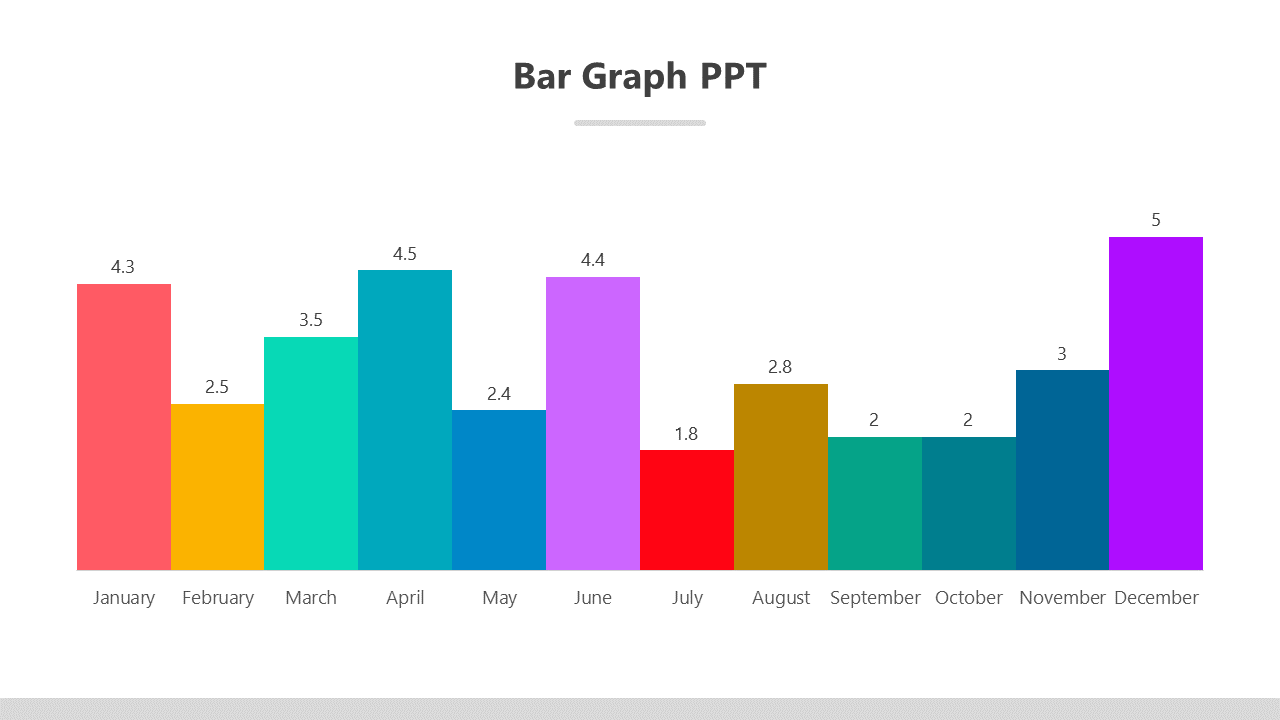
#> input picture solo_projects/Graph2Table_Challenge/Graph2Table_Part_2/Pipelines/dataset_part2/image_1.png, 1280 x 720 px
$ jupyter execute --allow-errors pipeline_image_1.ipynb
#> lines starting #> are read from the running program, lines starting #| are printed output that depends on the picture; after the words box and inside, x2 and y2 are one past the last pixel; in counts of white or black regions, pixels touching at a corner belong together
# The Full Pipeline of Image 1

### At this pipeline we will use the code from both task a and b

[cell 1]
import cv2
import numpy as np
from sklearn.cluster import KMeans
import os
import pytesseract
import csv
import pandas as pd
import easyocr
from nltk.corpus import wordnet as wn
from collections import Counter

pytesseract.pytesseract.tesseract_cmd = r'C:\Program Files\Tesseract-OCR\tesseract.exe'

[cell 2]
# %pip install easyocr
# %pip install pytesseract
# %pip install opencv-python

### Get the Bar data

[cell 3]
image_path = os.path.join('dataset_part2', 'image_1.png')
image = cv2.imread(image_path)
#> image is the input picture: shape (720, 1280, 3); mean B, G, R 226.1, 216.7, 217.1
image_rgb = cv2.cvtColor(image, cv2.COLOR_BGR2RGB)
output_image = image.copy()

# Mask out top 250 and bottom 50 px
height = image_rgb.shape[0]
#> height = 720
roi = image_rgb[200:height-50, :, :]  # Keep only the middle section

# Flatten ROI for clustering
pixel_data = roi.reshape((-1, 3))

# K-means clustering on ROI
num_clusters = 15
kmeans = KMeans(n_clusters=num_clusters, random_state=42)
labels = kmeans.fit_predict(pixel_data)
segmented_roi = kmeans.cluster_centers_.astype("uint8")[labels]
segmented_roi = segmented_roi.reshape(roi.shape)

# Create a blank full-size segmented image
segmented_img = np.zeros_like(image_rgb)
segmented_img[200:height-50] = segmented_roi


# Prepare a blank mask image for each cluster
detected_bars = []

for i in range(num_clusters):
    cluster_mask = (labels == i).reshape(roi.shape[:2]).astype("uint8") * 255
    full_mask = np.zeros(image_rgb.shape[:2], dtype="uint8")
    full_mask[200:height-50] = cluster_mask

    # Optional cleanup
    kernel = cv2.getStructuringElement(cv2.MORPH_RECT, (3, 3))
    full_mask = cv2.morphologyEx(full_mask, cv2.MORPH_CLOSE, kernel)

    # Find and draw contours
    contours, _ = cv2.findContours(full_mask, cv2.RETR_EXTERNAL, cv2.CHAIN_APPROX_SIMPLE)
    for cnt in contours:
        x, y, w, h = cv2.boundingRect(cnt)
        area = cv2.contourArea(cnt)

        if area > 200 and w > 10 and h > 20:
            detected_bars.append((x, y, w, h))
            cv2.rectangle(output_image, (x, y), (x + w, y + h), (0, 255, 0), 2)
#> this loop made 15 passes
#> contours on passes 1, 2, 3, 4, 5, 6, 7, 8, 9, 11, 12, 13: [[[0, 200], [0, 669], [1279, 669], [1279, 200]]], [[[358, 270], [358, 569], [451, 569], [451, 270]]], [[[77, 284], [77, 569], [170, 569], [170, 284]]], [[[1109, 237], [1109, 569], [1202, 569], [1202, 237]]], [[[734, 384], [734, 569], [827, 569], [827, 384]]], [[[546, 277], [546, 569], [639, 569], [639, 277]]], [[[922, 437], [922, 569], [1015, 569], [1015, 437]]], [[[640, 450], [640, 569], [733, 569], [733, 450]]], [[[171, 404], [171, 569], [263, 569], [263, 404]]], [[[264, 337], [264, 569], [357, 569], [357, 337]]], [[[452, 410], [452, 569], [545, 569], [545, 410]]], [[[828, 437], [828, 569], [921, 569], [921, 437]]]
#> pass 1, `cluster_mask = (labels == i).reshape(roi.shape[:2]).astype("uint8") * ..`:
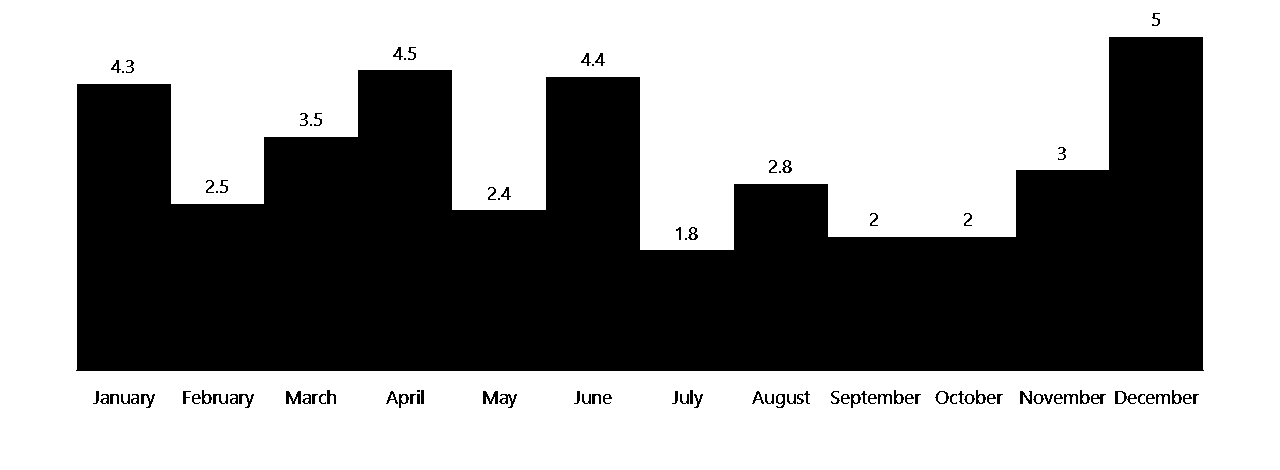
#> cluster_mask: shape (470, 1280); 59.4% white; 98 black regions (9 under 20 px), largest, box (x1, y1, x2, y2) and area: (76, 37, 1204, 371) 239804, (286, 391, 301, 404) 121, (483, 391, 498, 404) 121
#> pass 1, `full_mask = cv2.morphologyEx(full_mask, cv2.MORPH_CLOSE, kernel)`:
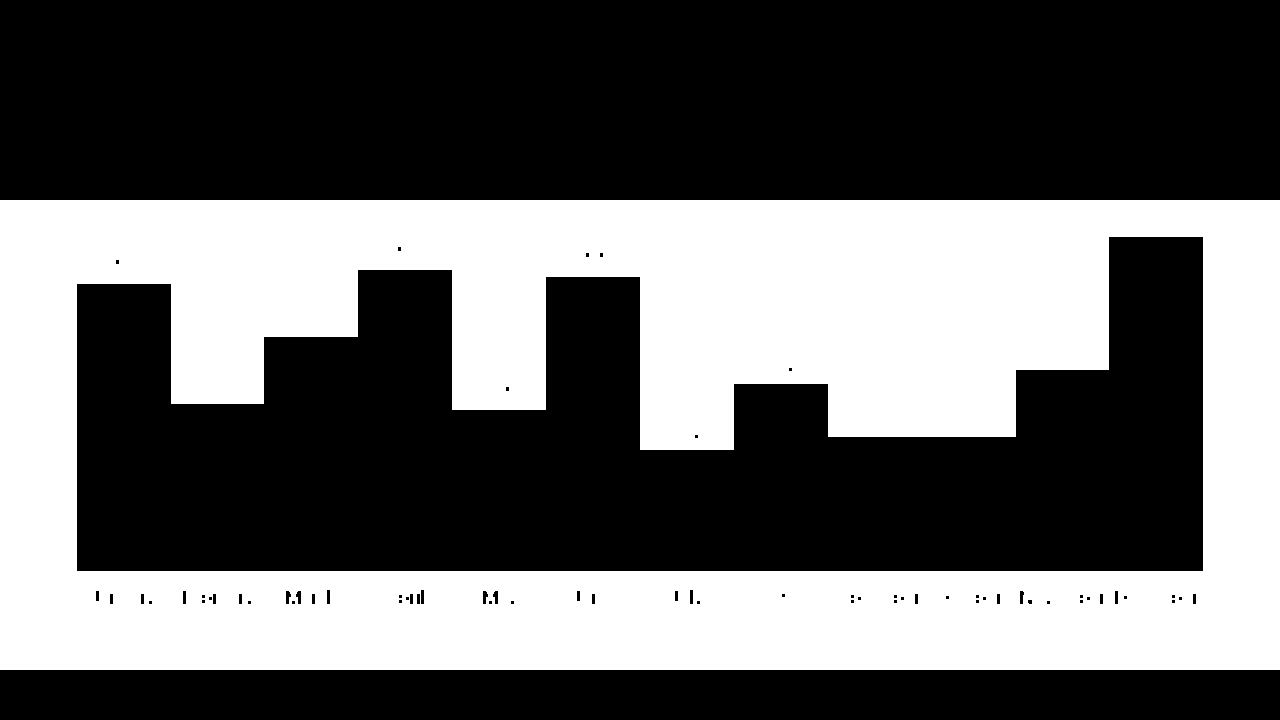
#> full_mask: shape (720, 1280); 39.1% white; 1 white region, box (x1, y1, x2, y2) and area: (0, 200, 1280, 670) 360542
#> after the loop:
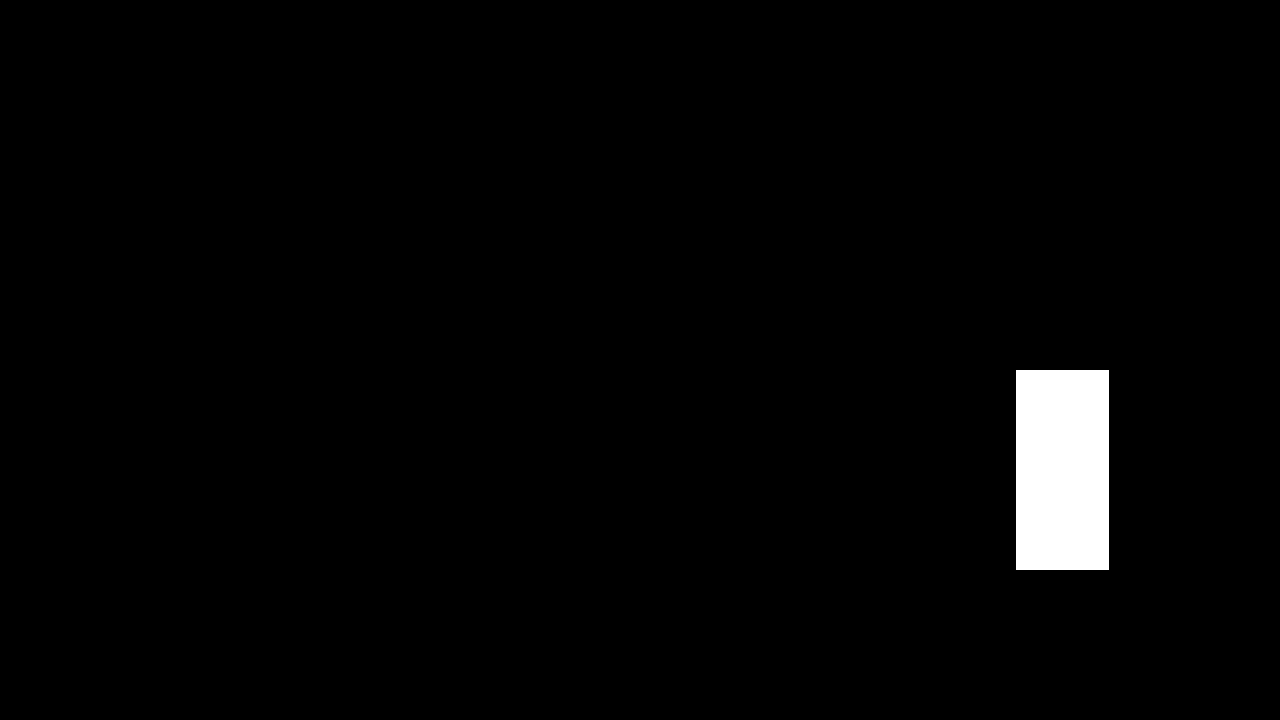
#> full_mask: shape (720, 1280); 2% white; 1 white region, box (x1, y1, x2, y2) and area: (1016, 370, 1109, 570) 18600
#> after the loop:
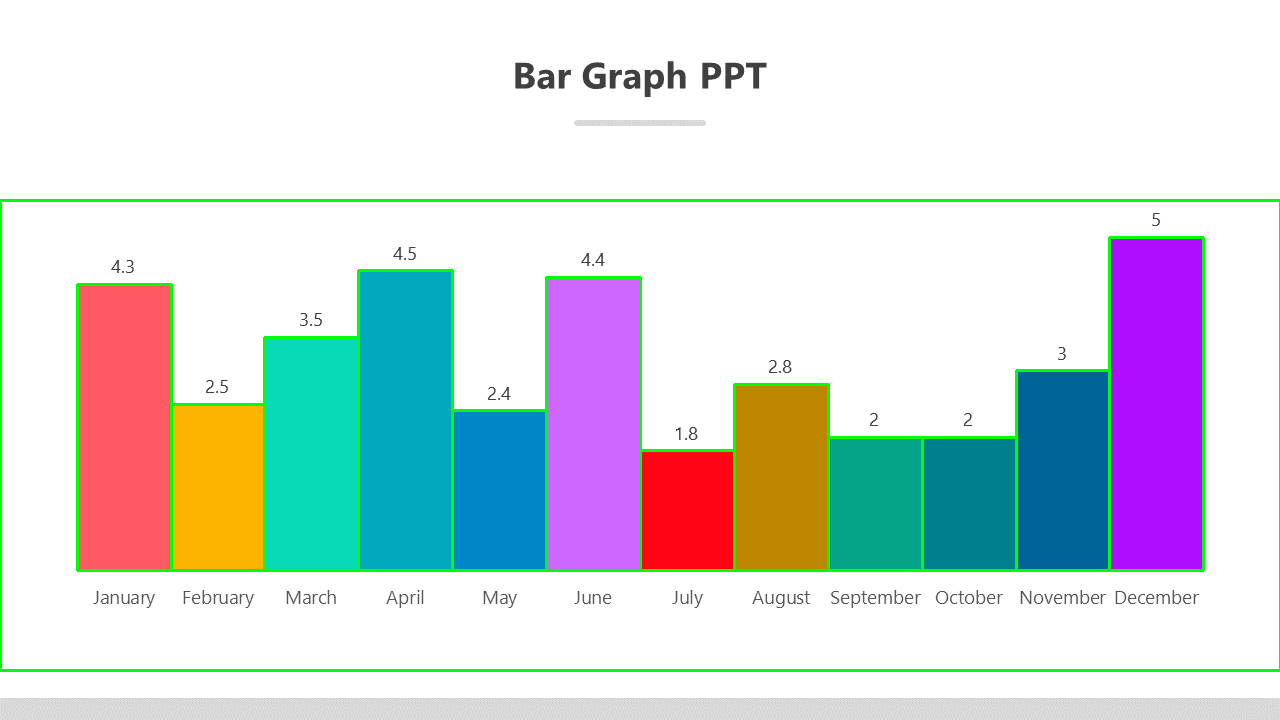
#> output_image: shape (720, 1280, 3); 2.8% of pixels changed, all inside (x1, y1, x2, y2) = (0, 199, 1280, 672)
#> after the loop, detected_bars = 13 items, first 6: (0, 200, 1280, 470), (358, 270, 94, 300), (77, 284, 94, 286), (1109, 237, 94, 333), (734, 384, 94, 186), (546, 277, 94, 293)

[cell 4]
# Exclude the biggest detected bar
detected_bars_data = []
max_area = max(detected_bars, key=lambda bar: bar[2] * bar[3])  # Find the bar with the largest area
#> max_area = (0, 200, 1280, 470)

for (x, y, w, h) in detected_bars:
    if (x, y, w, h) != max_area:  # Exclude the largest bar
        detected_bars_data.append({
            'x': x,
            'y': y,
            'width': w,
            'height': h
        })
#> this loop made 13 passes
#> (x, y, w, h) on passes 1 to 12: (0, 200, 1280, 470), (358, 270, 94, 300), (77, 284, 94, 286), (1109, 237, 94, 333), (734, 384, 94, 186), (546, 277, 94, 293), (922, 437, 94, 133), (640, 450, 94, 120), (171, 404, 93, 166), (264, 337, 94, 233), (452, 410, 94, 160), (828, 437, 94, 133)
#> after the loop, detected_bars_data = 12 items

# Sort detected bars data by x-axis
detected_bars_data_sorted = sorted(detected_bars_data, key=lambda bar: bar['x'])
#> detected_bars_data_sorted = 12 items

[cell 5]
# Load the image again for OCR
image_path = os.path.join('dataset_part2', 'image_1.png')
image = cv2.imread(image_path)

# Convert to grayscale
gray = cv2.cvtColor(image, cv2.COLOR_BGR2GRAY)

# Apply slight thresholding to clean background
_, thresh = cv2.threshold(gray, 180, 255, cv2.THRESH_BINARY)
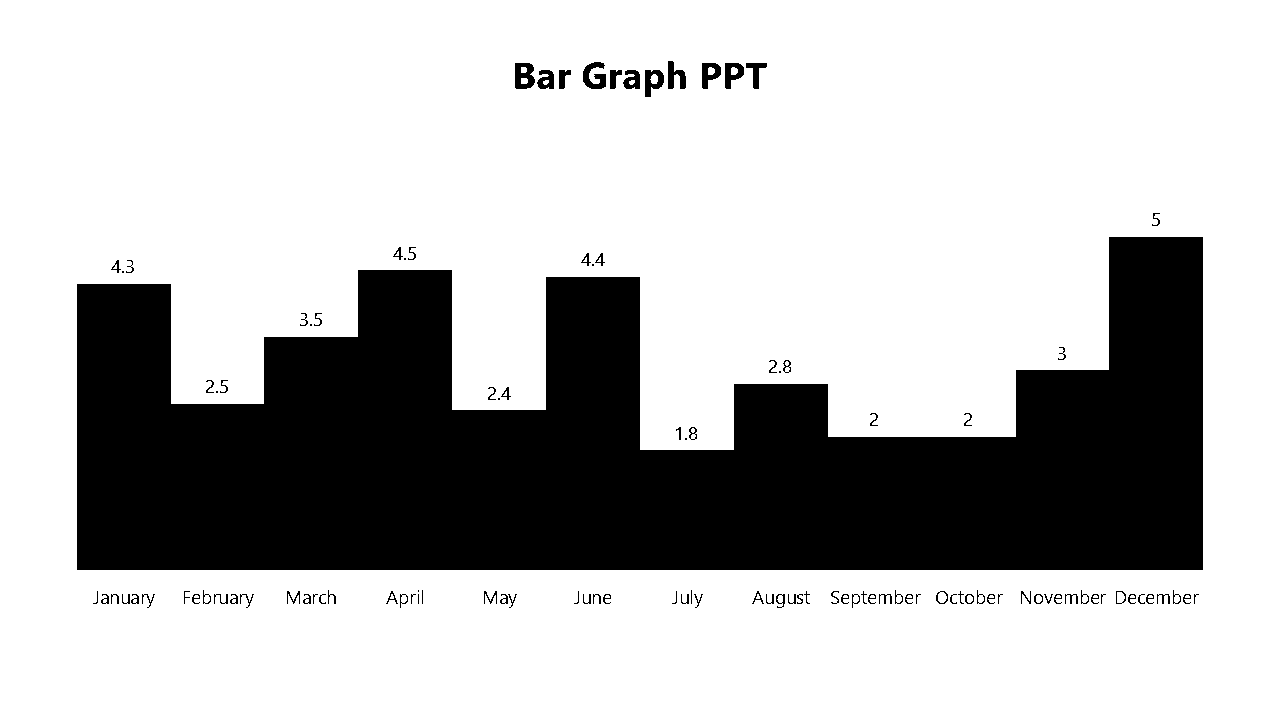
#> thresh: shape (720, 1280); 73.4% white; 112 black regions (21 under 20 px), largest, box (x1, y1, x2, y2) and area: (77, 237, 1203, 570) 238676, (515, 63, 535, 89) 389, (583, 62, 606, 89) 372

bar_value_mapping = {}

#> (the rest of this cell did not finish here and is left out)
